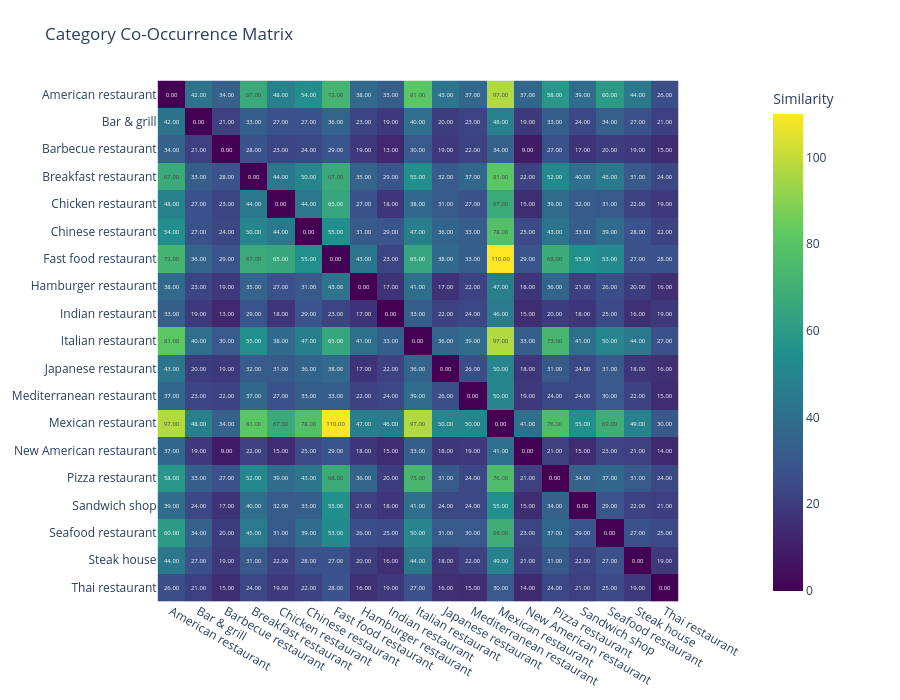

This figure's notebook cell:
### Code cell
# see what categories co-occur the most (appear together in the same review)
new_dataset["categories_tuple"] = new_dataset["categories"].apply(lambda x: tuple(sorted(x)))

from itertools import combinations

# lista de todas as categorias únicas
all_cats = sorted({cat for cats in new_dataset["categories"] for cat in cats})

# matriz vazia
co_matrix = pd.DataFrame(0, index=all_cats, columns=all_cats)

co_counts = []

# preencher
for cats in new_dataset["categories"]:
    for c1, c2 in combinations(cats, 2):  # todas as combinações de 2
        co_matrix.loc[c1, c2] += 1
        co_matrix.loc[c2, c1] += 1

for c1 in co_matrix.index:
    for c2 in co_matrix.columns:
        if c1 < c2 and co_matrix.loc[c1, c2] > 0:
            co_counts.append((c1, c2, co_matrix.loc[c1, c2]))

# ordenar
co_counts_sorted = sorted(co_counts, key=lambda x: x[2], reverse=True)

print(co_counts_sorted[:20])  # top 20 pares

for cat in all_cats:
    co_matrix.loc[cat, cat] = 0

heatmap_chart(co_matrix,
              title="Category Co-Occurrence Matrix",)

### Figure 1 — Plotly figure (JSON) as saved in the notebook; plotly's stock layout.template omitted (floating-point values rounded to 4 significant figures; data arrays with more than 128 entries replaced by an {"elided": "..."} marker saying what was removed)
{"data": [{"coloraxis": "coloraxis", "hovertemplate": "x: %{x}<br>y: %{y}<br>Similarity: %{z}<extra></extra>", "name": "0", "texttemplate": "%{z:.2f}", "type": "heatmap", "x": ["American restaurant", "Bar & grill", "Barbecue restaurant", "Breakfast restaurant", "Chicken restaurant", "Chinese restaurant", "Fast food restaurant", "Hamburger restaurant", "Indian restaurant", "Italian restaurant", "Japanese restaurant", "Mediterranean restaurant", "Mexican restaurant", "New American restaurant", "Pizza restaurant", "Sandwich shop", "Seafood restaurant", "Steak house", "Thai restaurant"], "xaxis": "x", "y": ["American restaurant", "Bar & grill", "Barbecue restaurant", "Breakfast restaurant", "Chicken restaurant", "Chinese restaurant", "Fast food restaurant", "Hamburger restaurant", "Indian restaurant", "Italian restaurant", "Japanese restaurant", "Mediterranean restaurant", "Mexican restaurant", "New American restaurant", "Pizza restaurant", "Sandwich shop", "Seafood restaurant", "Steak house", "Thai restaurant"], "yaxis": "y", "z": {"elided": "19x19 int values"}}], "layout": {"coloraxis": {"colorbar": {"title": {"text": "Similarity"}}, "colorscale": [[0, "#440154"], [0.25, "#3b528b"], [0.5, "#21908d"], [0.75, "#5dc962"], [1, "#fde725"]], "showscale": true}, "height": 700, "margin": {"b": 60, "l": 80, "r": 150, "t": 80}, "title": {"text": "Category Co-Occurrence Matrix"}, "width": 900, "xaxis": {"anchor": "y", "constrain": "domain", "domain": [0, 1], "scaleanchor": "y"}, "yaxis": {"anchor": "x", "autorange": "reversed", "constrain": "domain", "domain": [0, 1]}}}
